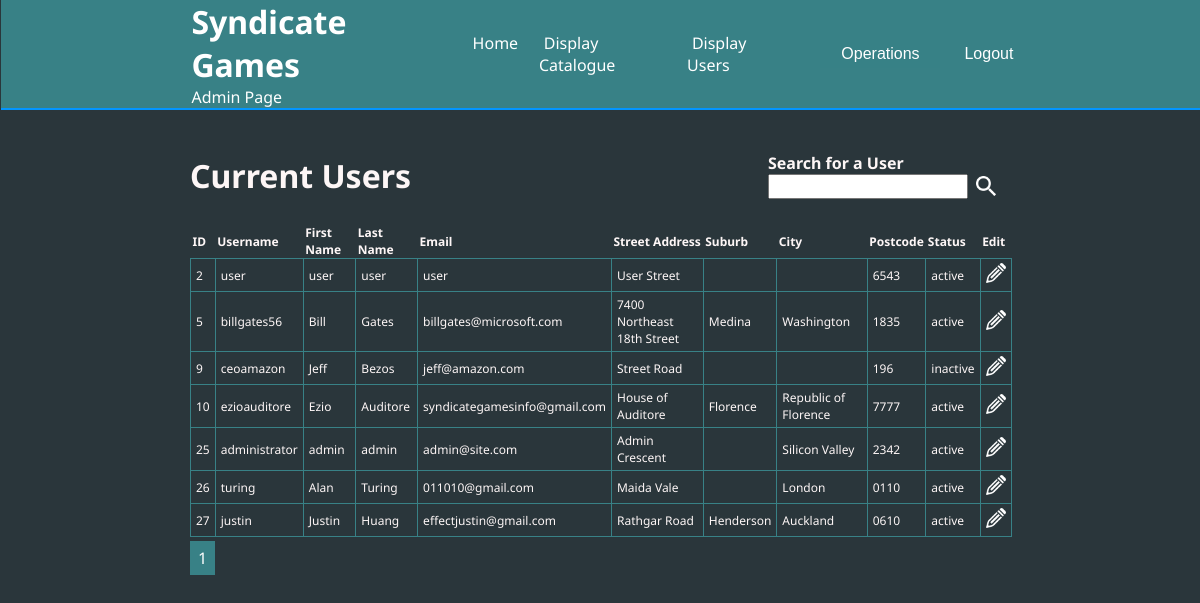
/displayusers.php (signed in), run on the app's committed database.
### tables this page shows
CREATE TABLE IF NOT EXISTS `users` (
  `userid` int(10) NOT NULL AUTO_INCREMENT,
  `username` varchar(30) DEFAULT NULL,
  `firstname` varchar(30) DEFAULT NULL,
  `lastname` varchar(30) DEFAULT NULL,
  `streetadd` varchar(50) DEFAULT NULL,
  `suburb` varchar(30) DEFAULT NULL,
  `city` varchar(30) DEFAULT NULL,
  `postcode` varchar(10) DEFAULT NULL,
  `email` varchar(60) DEFAULT NULL,
  `password` varchar(256) DEFAULT NULL,
  `status` tinyint(1) NOT NULL DEFAULT 1,
  PRIMARY KEY (`userid`)
);

### db.php (called while the page is built, shortened)
<?php
class db_gamesmarket {
	private $host="localhost";
    private $user="root";
    private $db="gamesmarket";
    private $pass="";
	private $conn;
	public function __construct() {
		try {
			$this->conn = new PDO( "mysql:host=" . $this->host . ";dbname=" . $this->db, $this->user, $this->pass );
		} catch ( PDOException $e ) {
			print("Unable to connect to the database server.");
			exit();
		}
	}
	public function getalldata($table) {
		$sql = "SELECT * FROM $table";
		$q = $this->conn->query($sql) or die("failed query in getalldata");
		while ($r = $q->fetch(PDO::FETCH_ASSOC)) {
			$results[] = $r;
		}
		return $results;
		exit();
	}
	public function getfinitesetofdata($table, $start, $productspp) {
		$sql = "SELECT * FROM $table LIMIT $start, $productspp";
		$q = $this->conn->query($sql) or die("failed query in getfinitesetofdata");
		while ($r = $q->fetch(PDO::FETCH_ASSOC)) {
			$results[] = $r;
		}
		return $results;
		exit();
	}
}
?>

### displayusers.php (the view, shortened to what this page needs)
<?php
spl_autoload_register( function ( $class ) {
	include_once( 'db.php' );
} );
$obj = new db_gamesmarket;
$results = $obj->getalldata('users');
$productspp = 10;
isset ($_GET['page']) ? $page = $_GET['page'] : $page = 0;
if ($page > 1) {
	$start = $page * $productspp - $productspp;
}
else {
	$start = 0;
}
$numrows = count($results);
$totalpages = $numrows / $productspp;
if ($numrows % $productspp != 0) {
	$totalpages += 1;
}
$results = $obj->getfinitesetofdata('users', $start, $productspp);
?>
<!doctype html>
<html>
<head>
<link rel="stylesheet" href="css/adminstyles.css?<?php echo time(); ?>">
<link rel="stylesheet" href="css/tablestyles.css?<?php echo time(); ?>">
</head>
<body>
	<div class="wrapper">
	<?php include 'adminnav.php'; ?>
	<div class="catalogue">
			<div class="catalogue-header">
			<h1>Current Users</h1>
				<div class="search-bars">
				<div class="search-item">
					<form action="controller.php" method="post">
						<div class="searchusers">
							<h4>Search for a User</h4>
							<input type="text" name="searchvalue">
						</div>
				</div>
					<button class="searchbtn" type="submit" name="searchusers"><img src="siteimages/001-search.png" alt=""></button></form>
				</div>
			</div>
			<div class="catalogue-main">
				<div class="catalogue-table">
			<table class="products">
				<tbody>
				<tr>
					<th scope='col'>ID</th>
					<th scope='col'>Username</th>
					<th scope='col'>First Name</th>
					<th scope='col'>Last Name</th>
					<th scope='col'>Email</th>
					<th scope='col'>Street Address</th>
					<th scope='col'>Suburb</th>
					<th scope='col'>City</th>
					<th scope='col'>Postcode</th>
					<th scope='col'>Status</th>
					<th scope='col'>Edit</th>
				</tr>
					<?php
					foreach($results as $result) { ?>
					<tr>
						<td><?php echo $result['userid']; ?></td>
						<td><?php echo $result['username']; ?></td>
						<td><?php echo $result['firstname']; ?></td>
						<td><?php echo $result['lastname']; ?></td>
						<td><?php echo $result['email']; ?></td>
						<td><?php echo $result['streetadd']; ?></td>
						<td><?php echo $result['suburb']; ?></td>
						<td><?php echo $result['city']; ?></td>
						<td><?php echo $result['postcode']; ?></td>
						<td><?php if($result['status'] == 1) {
						echo 'active';
					} else {
						echo 'inactive';
					} ?></td>
						<td>
							<form action="controller.php" class="table_form" method="post">
							<div class="editbutton">
								<input class="editbutton" type="image" name="edituser" src="siteimages/editwhite.png" value="Edit">
							</div>
							</form>
						</td>
					</tr>
					<?php
					}
					?>
				</tbody>
			</table>
			<div class="pagelinks">
			<?php
				for($p = 1; $p <= $totalpages; $p++) {
					echo "<a href='?page=$p'>$p</a>";
				}
			?>
			</div>
		</div>
			</div>
		</div>
		</div>
</body>
</html>

### css/adminstyles.css (style rules this page uses)
* { margin: 0; padding: 0; box-sizing: border-box; }
body { background-color: #2a363b; color: #fdf6f6; font-family: 'Noto Sans', sans-serif; overflow-x: hidden; }
a { text-decoration: none; color: #fff; }
.wrapper { max-width: 70%; min-width: 800px; margin-top: 2%; padding-bottom: 10px; padding-left: 10px; margin: auto; }
table { width: 99%; border-collapse: collapse; font-size: 12px; }
table tr th { padding: 0 2px; text-align: left; }
table tr td { padding: 4px 5px; border: 1px solid #388186; }
.search-bars, .refine-genre, .search-item { display: flex; }
button { width: 100%; font-size: 1rem; margin: 1.5rem 1.5rem 1.5rem 0.5rem; background: #388186; color: #fff; border: none; }
.catalogue-header { display: flex; justify-content: space-between; align-items: center; padding-top: 1rem; }
.search-bars { display: flex; align-items: center; }

### css/tablestyles.css (style rules this page uses)
.editbutton input[type="image"] { width: 20px; }
.pagelinks { padding-top: 10px; }
.pagelinks a { color: #fff; text-decoration: none; margin-right: 10px; background-color: #388186; padding: 6px 8px; }
.searchproducts input[type='text'], .searchusers input[type='text'], .refine-genre select { width: 200px; height: 25px; }
.search-bars { display: flex; }
.searchbtn img { width: 20px; }
button.searchbtn { margin-top: 50px; background: #2a363b; }

### data on the page
users: userid "2", username "user", firstname "user", lastname "user", email "user", streetadd "User Street", postcode "6543", status "active"
users: userid "5", username "billgates56", firstname "Bill", lastname "Gates", email "billgates@microsoft.com", streetadd "7400 Northeast 18th Street", suburb "Medina", city "Washington", postcode "1835", status "active"
users: userid "9", username "ceoamazon", firstname "Jeff", lastname "Bezos", email "jeff@amazon.com", streetadd "Street Road", postcode "196", status "inactive"
users: userid "10", username "ezioauditore", firstname "Ezio", lastname "Auditore", email "syndicategamesinfo@gmail.com", streetadd "House of Auditore", suburb "Florence", city "Republic of Florence", postcode "7777", status "active"
users: userid "25", username "administrator", firstname "admin", lastname "admin", email "admin@site.com", streetadd "Admin Crescent", city "Silicon Valley", postcode "2342", status "active"
users: userid "26", username "turing", firstname "Alan", lastname "Turing", email "011010@gmail.com", streetadd "Maida Vale", city "London", postcode "0110", status "active"
users: userid "27", username "justin", firstname "Justin", lastname "Huang", email "effectjustin@gmail.com", streetadd "Rathgar Road", suburb "Henderson", city "Auckland", postcode "0610", status "active"
